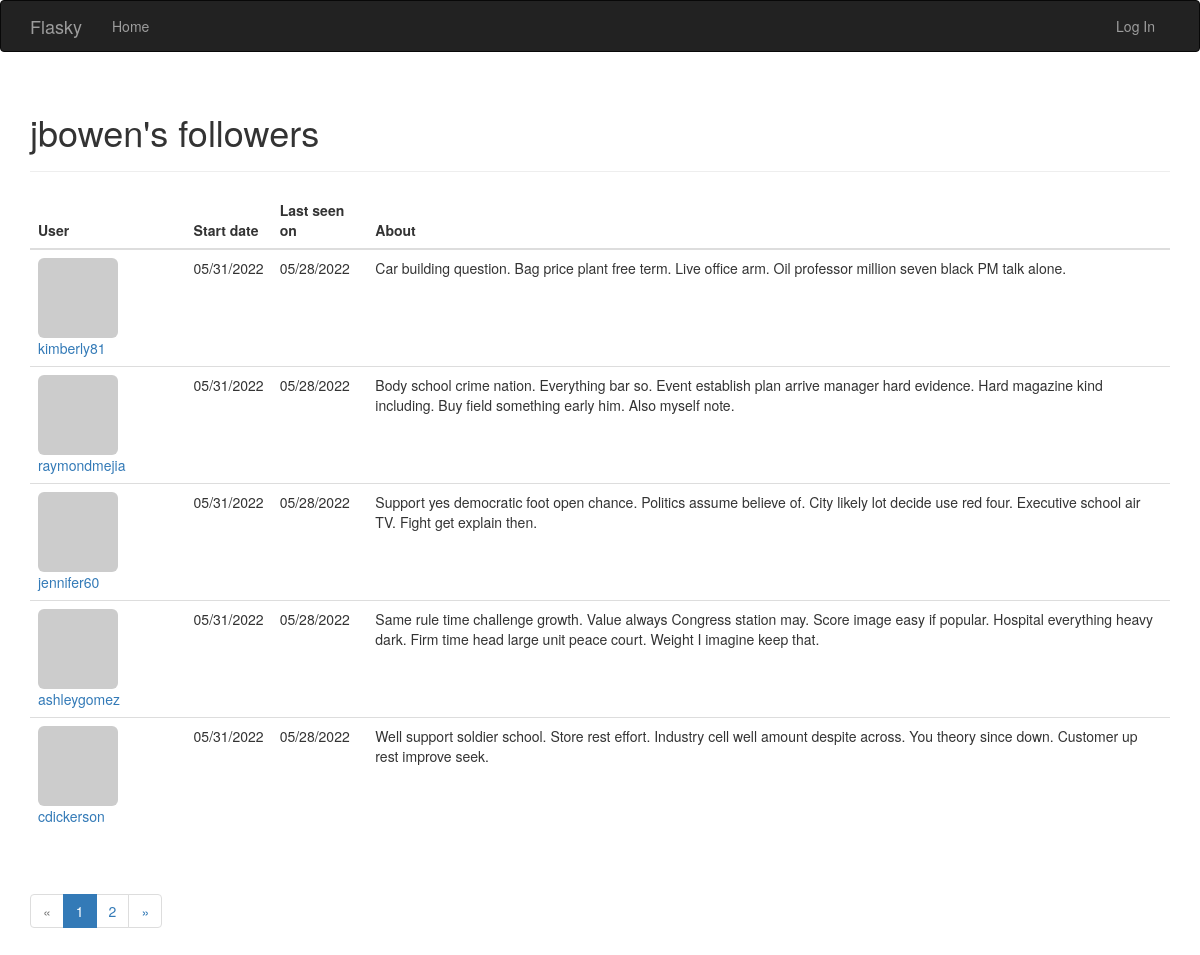
Screenshot of /followers/jbowen with the database file from the repository.
### app/models.py (models this page shows, shortened)
class User(UserMixin, db.Model):
    __tablename__ = 'users'
    id = db.Column(db.Integer, primary_key=True)
    email = db.Column(db.String(64), unique=True, index=True)
    username = db.Column(db.String(64), unique=True, index=True)
    role_id = db.Column(db.Integer, db.ForeignKey('roles.id'))
    password_hash = db.Column(db.String(128))
    confirmed = db.Column(db.Boolean, default=False)
    name = db.Column(db.String(64))
    location = db.Column(db.String(64))
    about_me = db.Column(db.Text())
    member_since = db.Column(db.DateTime(), default = datetime.utcnow)
    last_seen = db.Column(db.DateTime(), default = datetime.utcnow)
    avatar_hash = db.Column(db.String(32)) #store avatar hash because computing hash is expensive
    posts: sqlalchemy.orm.Query = db.relationship('Post', backref = 'author', lazy = 'dynamic')
    following: sqlalchemy.orm.Query = db.relationship('Follow',
                               foreign_keys=[Follow.follower_id],
                               backref=db.backref('follower', lazy='joined'),
                               lazy='dynamic',
                               cascade='all, delete-orphan')
    followers: sqlalchemy.orm.Query = db.relationship('Follow',
                                foreign_keys=[Follow.following_id],
                                backref=db.backref('following', lazy='joined'),
                                lazy='dynamic',
                                cascade='all, delete-orphan')
    comments: sqlalchemy.orm.Query = db.relationship('Comment',
                                foreign_keys = [Comment.author_id],
                                backref = db.backref('author', lazy = 'joined'),
                                lazy = 'dynamic',
                                cascade = 'all, delete-orphan')
    @property
    def password(self):
        raise AttributeError("password is not accessible")
    def gravatar(self, size=100, default='retro', rating='g'):
        url = "https://www.gravatar.com/avatar"
        hash = self.avatar_hash or self.gravatar_hash()
        return f'{url}/{hash}?s={size}&d={default}&r={rating}'

class Follow(db.Model):
    __tablename__ = 'follows'
    follower_id = db.Column(db.Integer, db.ForeignKey('users.id'),
                            primary_key=True)
    following_id = db.Column(db.Integer, db.ForeignKey('users.id'),
                            primary_key=True)
    timestamp = db.Column(db.DateTime, default=datetime.utcnow)
    trigger = db.Column(db.Text())

### app/main/views.py (the view)
@main.route("/followers/<username>")
def followers(username: str):
    if username is None:
        flash("Invalid user input!")
        return redirect(url_for("main.index"))
    followersAsFollowInstance = db.session.query(User).filter_by(username=username).first().followers
    page = request.args.get('page', 1, type=int)
    pagination: "flask_sqlalchemy.Pagination" = followersAsFollowInstance.paginate(
        page, per_page=current_app.config["FLASKY_POSTS_PER_PAGE"],
        error_out = False
    )
    followersCurrentPage = pagination.items
    fols = [{"username": followerAsFollowInstance.follower.username,
            "timestamp": followerAsFollowInstance.timestamp,
            "last_seen": followerAsFollowInstance.follower.last_seen,
            "about_me": followerAsFollowInstance.follower.about_me,
            "gravatar": followerAsFollowInstance.follower.gravatar(size=40)}
            for followerAsFollowInstance in followersCurrentPage]
    return render_template("followers.html",
                            fols = fols,
                            page = page,
                            username = username,
                            pagination = pagination,
                            title = "followers",
                            endpoint = "main.followers")

### app/auth/views.py (called while the page is built)
@auth.before_app_request
def before_request():
    if current_user.is_authenticated:
        current_user.ping()

### app/main/__init__.py (called while the page is built)
@main.app_context_processor
def inject_permissions():
    return dict(Permission=Permission)

### app/models.py (called while the page is built)
    def can(self, permissions):
        return False

### app/templates/followers.html (shortened to what this page needs)
{% extends "base.html" %}
{% import "_macros.html" as macros %}
{% block page_content %}
<div class="page-header">
    <h1>{{ username }}&#39;s {{ title }}</h1>
</div>
<table class="table">
    <thead>
      <tr>
        <th scope="col">User</th>
        <th scope="col">Start date</th>
        <th scope="col">Last seen on</th>
        <th scope="col">About</th>
      </tr>
    </thead>
    <tbody>
    {% for fol in fols %}
      <tr>
        <td>
            <a href = "{{url_for('main.user', username = fol.username) }}", style = "float:left">
                <img class="img-rounded"
                    src = "{{fol.gravatar}}">
                    {{ fol.username }}
            </a>
        </td>
        <td>{{moment(fol.timestamp).format("L")}}</td>
        <td>{{moment(fol.last_seen).format("L")}}</td>
        <td>{{ fol.about_me }}</td>
      </tr>
      {% endfor %}
    </tbody>
  </table>
  <div class="pagination">
    {{ macros.pagination_widget(pagination, endpoint, username = username) }}
  </div>
{%endblock%}

### app/templates/base.html (shortened to what this page needs)
{% extends "bootstrap/base.html" %}
{% block head %}
{{ super() }}
<link rel="stylesheet" type="text/css" href="{{ url_for('static', filename='styles.css') }}">
{% endblock %}
{% block navbar %}
<div class="navbar navbar-inverse" role="navigation">
    <div class="container">
        <div class="navbar-header">
            <a class="navbar-brand" href="/">Flasky</a>
        </div>
        <div class="navbar-collapse collapse">
            <ul class="nav navbar-nav">
                <li><a href="/">Home</a></li>
            </ul>
            <ul class = "nav navbar-nav navbar-right">
                {% if current_user.is_authenticated %}
                <li><a href="{{url_for('auth.logout')}}">
                    <img src="{{ current_user.gravatar(size=18) }}" style="margin-right: 10px">Log Out</a></li>
                {% else %}
                <li><a href="{{url_for('auth.login')}}">Log In</a></li>
                {%endif%}
            </ul>
        </div>
    </div>
</div>
{% endblock %}
{%block content%}
<div class="container">
    {%block page_content%}
    {%endblock%}
</div>
{%endblock%}

### app/templates/_macros.html
{% macro pagination_widget(pagination, endpoint) %}
<ul class="pagination">
    <li{% if not pagination.has_prev %} class="disabled" {% endif %}>
        <a href="{% if pagination.has_prev %}{{ url_for(endpoint, page = pagination.page - 1, **kwargs) }}{% else %}#{% endif %}">
            &laquo;
        </a>
    </li>
    {% for p in pagination.iter_pages() %}
        {% if p %}
            {% if p == pagination.page %}
                <li class = "active">
                    <a href="{{ url_for(endpoint, page = p, **kwargs) }}">{{ p }}</a>
                </li>
            {% else %}
                <li>
                    <a href="{{ url_for(endpoint, page = p, **kwargs) }}">{{ p }}</a>
                </li>
            {% endif %}
        {% else %}
            <li class="disabled">
                <a href="#">
                    &hellip;
                </a>
            </li>
        {% endif %}
    {% endfor %}
    <li{% if not pagination.has_next %} class="disabled" {% endif %}>
        <a href="{% if pagination.has_next %}{{ url_for(endpoint, page = pagination.page + 1, **kwargs) }}{% else %}#{% endif %}">
            &raquo;
        </a>
    </li>
</ul>
{% endmacro %}

### rows the page displays
User: username "jbowen"
Follow: username "kimberly81", timestamp "05/31/2022", about_me "Car building question. Bag price plant free term. Live office arm. Oil professor million seven black PM talk alone."
User: last_seen "05/28/2022"
Follow: username "raymondmejia", timestamp "05/31/2022", about_me "Body school crime nation. Everything bar so. Event establish plan arrive manager hard evidence. Hard magazine kind including. Buy field something early him. Also myself note."
User: last_seen "05/28/2022"
Follow: username "jennifer60", timestamp "05/31/2022", about_me "Support yes democratic foot open chance. Politics assume believe of. City likely lot decide use red four. Executive school air TV. Fight get explain then."
User: last_seen "05/28/2022"
Follow: username "ashleygomez", timestamp "05/31/2022", about_me "Same rule time challenge growth. Value always Congress station may. Score image easy if popular. Hospital everything heavy dark. Firm time head large unit peace court. Weight I imagine keep that."
User: last_seen "05/28/2022"
Follow: username "cdickerson", timestamp "05/31/2022", about_me "Well support soldier school. Store rest effort. Industry cell well amount despite across. You theory since down. Customer up rest improve seek."
User: last_seen "05/28/2022"

### other values shown
{{ title }} "followers"
{{ p }} "1"
{{ p }} "2"
